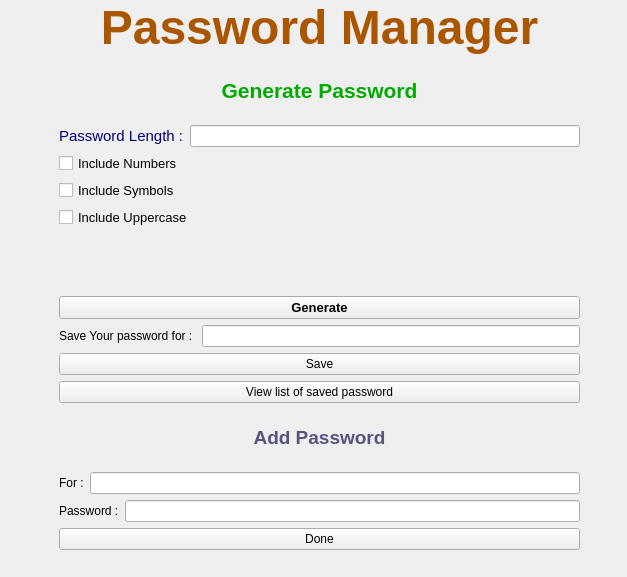
<?xml version="1.0" encoding="UTF-8"?>
<ui version="4.0">
 <class>MainWindow</class>
 <widget class="QMainWindow" name="MainWindow">
  <property name="geometry">
   <rect>
    <x>0</x>
    <y>0</y>
    <width>627</width>
    <height>577</height>
   </rect>
  </property>
  <property name="windowTitle">
   <string>MainWindow</string>
  </property>
  <widget class="QWidget" name="centralwidget">
   <widget class="QWidget" name="verticalLayoutWidget">
    <property name="geometry">
     <rect>
      <x>59</x>
      <y>-1</y>
      <width>521</width>
      <height>551</height>
     </rect>
    </property>
    <layout class="QVBoxLayout" name="verticalLayout">
     <item>
      <widget class="QLabel" name="label_1">
       <property name="text">
        <string>&lt;html&gt;&lt;head/&gt;&lt;body&gt;&lt;p align=&quot;center&quot;&gt;&lt;span style=&quot; font-size:36pt; font-weight:700; color:#aa5500;&quot;&gt;Password Manager&lt;/span&gt;&lt;/p&gt;&lt;/body&gt;&lt;/html&gt;</string>
       </property>
      </widget>
     </item>
     <item>
      <widget class="QLabel" name="label_2">
       <property name="text">
        <string>&lt;html&gt;&lt;head/&gt;&lt;body&gt;&lt;p align=&quot;center&quot;&gt;&lt;span style=&quot; font-size:16pt; font-weight:700; color:#00aa00;&quot;&gt;Generate Password&lt;/span&gt;&lt;/p&gt;&lt;/body&gt;&lt;/html&gt;</string>
       </property>
      </widget>
     </item>
     <item>
      <layout class="QHBoxLayout" name="horizontalLayout">
       <item>
        <widget class="QLabel" name="label_3">
         <property name="text">
          <string>&lt;html&gt;&lt;head/&gt;&lt;body&gt;&lt;p&gt;&lt;span style=&quot; font-size:11pt; color:#00007f;&quot;&gt;Password Length :&lt;/span&gt;&lt;/p&gt;&lt;/body&gt;&lt;/html&gt;</string>
         </property>
        </widget>
       </item>
       <item>
        <widget class="QLineEdit" name="lineEdit_1"/>
       </item>
      </layout>
     </item>
     <item>
      <widget class="QCheckBox" name="checkBox_1">
       <property name="font">
        <font>
         <pointsize>10</pointsize>
        </font>
       </property>
       <property name="text">
        <string>Include Numbers</string>
       </property>
      </widget>
     </item>
     <item>
      <widget class="QCheckBox" name="checkBox_2">
       <property name="font">
        <font>
         <pointsize>10</pointsize>
        </font>
       </property>
       <property name="text">
        <string>Include Symbols</string>
       </property>
      </widget>
     </item>
     <item>
      <widget class="QCheckBox" name="checkBox_3">
       <property name="font">
        <font>
         <pointsize>10</pointsize>
        </font>
       </property>
       <property name="text">
        <string>Include Uppercase</string>
       </property>
      </widget>
     </item>
     <item>
      <widget class="QLabel" name="result">
       <property name="font">
        <font>
         <pointsize>11</pointsize>
         <bold>true</bold>
        </font>
       </property>
       <property name="text">
        <string/>
       </property>
      </widget>
     </item>
     <item>
      <widget class="QPushButton" name="pushButton_1">
       <property name="font">
        <font>
         <pointsize>10</pointsize>
         <bold>true</bold>
         <underline>false</underline>
        </font>
       </property>
       <property name="toolTip">
        <string>&lt;html&gt;&lt;head/&gt;&lt;body&gt;&lt;p align=&quot;center&quot;&gt;&lt;span style=&quot; color:#aa55ff;&quot;&gt;Generate&lt;/span&gt;&lt;/p&gt;&lt;/body&gt;&lt;/html&gt;</string>
       </property>
       <property name="text">
        <string>Generate</string>
       </property>
      </widget>
     </item>
     <item>
      <layout class="QHBoxLayout" name="horizontalLayout_3">
       <item>
        <widget class="QLabel" name="label_4">
         <property name="text">
          <string>Save Your password for : </string>
         </property>
        </widget>
       </item>
       <item>
        <widget class="QLineEdit" name="lineEdit_2">
         <property name="text">
          <string/>
         </property>
        </widget>
       </item>
      </layout>
     </item>
     <item>
      <widget class="QPushButton" name="pushButton_2">
       <property name="text">
        <string>Save</string>
       </property>
      </widget>
     </item>
     <item>
      <widget class="QPushButton" name="pushButton_3">
       <property name="text">
        <string>View list of saved password</string>
       </property>
      </widget>
     </item>
     <item>
      <widget class="QLabel" name="label_6">
       <property name="text">
        <string>&lt;html&gt;&lt;head/&gt;&lt;body&gt;&lt;p align=&quot;center&quot;&gt;&lt;span style=&quot; font-size:14pt; font-weight:700; color:#55557f;&quot;&gt;Add Password&lt;/span&gt;&lt;/p&gt;&lt;/body&gt;&lt;/html&gt;</string>
       </property>
      </widget>
     </item>
     <item>
      <layout class="QHBoxLayout" name="horizontalLayout_2">
       <item>
        <widget class="QLabel" name="label">
         <property name="text">
          <string>For :</string>
         </property>
        </widget>
       </item>
       <item>
        <widget class="QLineEdit" name="lineEdit_3">
         <property name="text">
          <string/>
         </property>
        </widget>
       </item>
      </layout>
     </item>
     <item>
      <layout class="QHBoxLayout" name="horizontalLayout_4">
       <item>
        <widget class="QLabel" name="label_5">
         <property name="text">
          <string>Password :</string>
         </property>
        </widget>
       </item>
       <item>
        <widget class="QLineEdit" name="lineEdit_4">
         <property name="text">
          <string/>
         </property>
        </widget>
       </item>
      </layout>
     </item>
     <item>
      <widget class="QPushButton" name="pushButton">
       <property name="text">
        <string>Done</string>
       </property>
      </widget>
     </item>
    </layout>
   </widget>
  </widget>
 </widget>
 <resources/>
 <connections/>
</ui>
